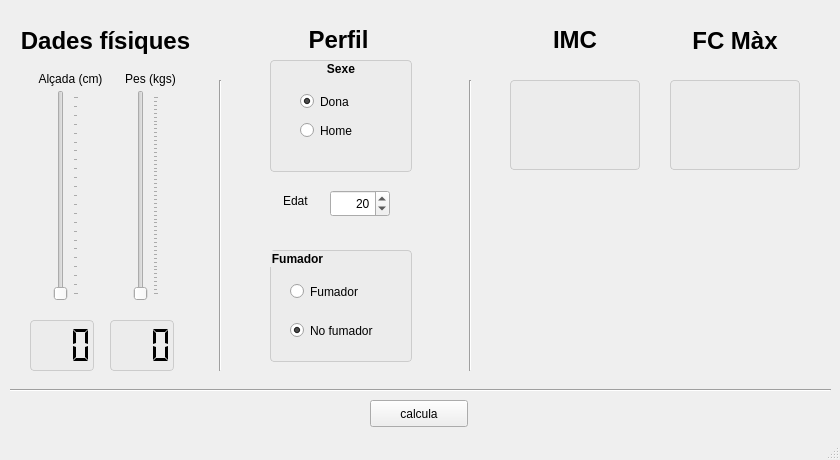
<?xml version="1.0" encoding="UTF-8"?>
<ui version="4.0">
 <class>MainWindow</class>
 <widget class="QMainWindow" name="MainWindow">
  <property name="geometry">
   <rect>
    <x>0</x>
    <y>0</y>
    <width>840</width>
    <height>460</height>
   </rect>
  </property>
  <property name="minimumSize">
   <size>
    <width>840</width>
    <height>460</height>
   </size>
  </property>
  <property name="maximumSize">
   <size>
    <width>840</width>
    <height>460</height>
   </size>
  </property>
  <property name="windowTitle">
   <string>Health Calculator</string>
  </property>
  <widget class="QWidget" name="centralwidget">
   <widget class="QSlider" name="alcada">
    <property name="geometry">
     <rect>
      <x>50</x>
      <y>90</y>
      <width>29</width>
      <height>211</height>
     </rect>
    </property>
    <property name="maximum">
     <number>220</number>
    </property>
    <property name="orientation">
     <enum>Qt::Vertical</enum>
    </property>
    <property name="tickPosition">
     <enum>QSlider::TicksBelow</enum>
    </property>
    <property name="tickInterval">
     <number>0</number>
    </property>
   </widget>
   <widget class="QSlider" name="pes">
    <property name="geometry">
     <rect>
      <x>130</x>
      <y>90</y>
      <width>29</width>
      <height>211</height>
     </rect>
    </property>
    <property name="maximum">
     <number>500</number>
    </property>
    <property name="orientation">
     <enum>Qt::Vertical</enum>
    </property>
    <property name="tickPosition">
     <enum>QSlider::TicksBelow</enum>
    </property>
   </widget>
   <widget class="QLCDNumber" name="lcdAlcada">
    <property name="geometry">
     <rect>
      <x>30</x>
      <y>320</y>
      <width>64</width>
      <height>51</height>
     </rect>
    </property>
    <property name="font">
     <font>
      <weight>75</weight>
      <bold>true</bold>
     </font>
    </property>
    <property name="styleSheet">
     <string notr="true">background-color: rgb(236,236,236);
border: 1px solid rgb(204,204,204);
border-radius: 4px;</string>
    </property>
    <property name="frameShadow">
     <enum>QFrame::Plain</enum>
    </property>
    <property name="numDigits">
     <number>3</number>
    </property>
    <property name="segmentStyle">
     <enum>QLCDNumber::Flat</enum>
    </property>
   </widget>
   <widget class="QLCDNumber" name="lcdPes">
    <property name="geometry">
     <rect>
      <x>110</x>
      <y>320</y>
      <width>64</width>
      <height>51</height>
     </rect>
    </property>
    <property name="font">
     <font>
      <weight>75</weight>
      <bold>true</bold>
     </font>
    </property>
    <property name="styleSheet">
     <string notr="true">background-color: rgb(236,236,236);
border: 1px solid rgb(204,204,204);
border-radius: 4px;</string>
    </property>
    <property name="frameShadow">
     <enum>QFrame::Plain</enum>
    </property>
    <property name="numDigits">
     <number>3</number>
    </property>
    <property name="segmentStyle">
     <enum>QLCDNumber::Flat</enum>
    </property>
   </widget>
   <widget class="QSpinBox" name="edat">
    <property name="geometry">
     <rect>
      <x>330</x>
      <y>190</y>
      <width>60</width>
      <height>27</height>
     </rect>
    </property>
    <property name="minimumSize">
     <size>
      <width>60</width>
      <height>27</height>
     </size>
    </property>
    <property name="maximumSize">
     <size>
      <width>60</width>
      <height>27</height>
     </size>
    </property>
    <property name="alignment">
     <set>Qt::AlignRight|Qt::AlignTrailing|Qt::AlignVCenter</set>
    </property>
    <property name="minimum">
     <number>1</number>
    </property>
    <property name="value">
     <number>20</number>
    </property>
   </widget>
   <widget class="Line" name="line">
    <property name="geometry">
     <rect>
      <x>210</x>
      <y>80</y>
      <width>20</width>
      <height>291</height>
     </rect>
    </property>
    <property name="orientation">
     <enum>Qt::Vertical</enum>
    </property>
   </widget>
   <widget class="QPushButton" name="calcula">
    <property name="geometry">
     <rect>
      <x>370</x>
      <y>400</y>
      <width>98</width>
      <height>27</height>
     </rect>
    </property>
    <property name="text">
     <string>calcula</string>
    </property>
   </widget>
   <widget class="Line" name="line_2">
    <property name="geometry">
     <rect>
      <x>460</x>
      <y>80</y>
      <width>20</width>
      <height>291</height>
     </rect>
    </property>
    <property name="orientation">
     <enum>Qt::Vertical</enum>
    </property>
   </widget>
   <widget class="Line" name="line_3">
    <property name="geometry">
     <rect>
      <x>10</x>
      <y>380</y>
      <width>821</width>
      <height>20</height>
     </rect>
    </property>
    <property name="orientation">
     <enum>Qt::Horizontal</enum>
    </property>
   </widget>
   <widget class="QLabel" name="label">
    <property name="geometry">
     <rect>
      <x>20</x>
      <y>20</y>
      <width>171</width>
      <height>41</height>
     </rect>
    </property>
    <property name="font">
     <font>
      <pointsize>18</pointsize>
      <weight>75</weight>
      <bold>true</bold>
     </font>
    </property>
    <property name="text">
     <string>Dades físiques</string>
    </property>
    <property name="alignment">
     <set>Qt::AlignCenter</set>
    </property>
   </widget>
   <widget class="QLabel" name="label_2">
    <property name="geometry">
     <rect>
      <x>253</x>
      <y>30</y>
      <width>171</width>
      <height>20</height>
     </rect>
    </property>
    <property name="font">
     <font>
      <pointsize>18</pointsize>
      <weight>75</weight>
      <bold>true</bold>
     </font>
    </property>
    <property name="text">
     <string>Perfil</string>
    </property>
    <property name="alignment">
     <set>Qt::AlignCenter</set>
    </property>
   </widget>
   <widget class="QLabel" name="label_3">
    <property name="geometry">
     <rect>
      <x>510</x>
      <y>30</y>
      <width>130</width>
      <height>20</height>
     </rect>
    </property>
    <property name="font">
     <font>
      <pointsize>18</pointsize>
      <weight>75</weight>
      <bold>true</bold>
     </font>
    </property>
    <property name="text">
     <string>IMC</string>
    </property>
    <property name="alignment">
     <set>Qt::AlignCenter</set>
    </property>
   </widget>
   <widget class="QLabel" name="label_4">
    <property name="geometry">
     <rect>
      <x>670</x>
      <y>30</y>
      <width>130</width>
      <height>21</height>
     </rect>
    </property>
    <property name="minimumSize">
     <size>
      <width>130</width>
      <height>0</height>
     </size>
    </property>
    <property name="maximumSize">
     <size>
      <width>130</width>
      <height>16777215</height>
     </size>
    </property>
    <property name="font">
     <font>
      <pointsize>18</pointsize>
      <weight>75</weight>
      <bold>true</bold>
     </font>
    </property>
    <property name="text">
     <string>FC Màx</string>
    </property>
    <property name="alignment">
     <set>Qt::AlignCenter</set>
    </property>
   </widget>
   <widget class="QLabel" name="label_5">
    <property name="geometry">
     <rect>
      <x>30</x>
      <y>70</y>
      <width>81</width>
      <height>17</height>
     </rect>
    </property>
    <property name="text">
     <string>Alçada (cm)</string>
    </property>
    <property name="alignment">
     <set>Qt::AlignCenter</set>
    </property>
   </widget>
   <widget class="QLabel" name="label_6">
    <property name="geometry">
     <rect>
      <x>110</x>
      <y>70</y>
      <width>81</width>
      <height>17</height>
     </rect>
    </property>
    <property name="text">
     <string>Pes (kgs)</string>
    </property>
    <property name="alignment">
     <set>Qt::AlignCenter</set>
    </property>
   </widget>
   <widget class="QLabel" name="label_9">
    <property name="geometry">
     <rect>
      <x>283</x>
      <y>190</y>
      <width>51</width>
      <height>21</height>
     </rect>
    </property>
    <property name="text">
     <string>Edat</string>
    </property>
    <property name="alignment">
     <set>Qt::AlignLeading|Qt::AlignLeft|Qt::AlignVCenter</set>
    </property>
   </widget>
   <widget class="QLabel" name="fcmax">
    <property name="geometry">
     <rect>
      <x>670</x>
      <y>80</y>
      <width>130</width>
      <height>90</height>
     </rect>
    </property>
    <property name="minimumSize">
     <size>
      <width>130</width>
      <height>90</height>
     </size>
    </property>
    <property name="maximumSize">
     <size>
      <width>130</width>
      <height>90</height>
     </size>
    </property>
    <property name="font">
     <font>
      <pointsize>20</pointsize>
      <weight>75</weight>
      <bold>true</bold>
     </font>
    </property>
    <property name="styleSheet">
     <string notr="true">background-color: rgb(236,236,236);
border: 1px solid rgb(204,204,204);
border-radius: 4px;</string>
    </property>
    <property name="text">
     <string/>
    </property>
    <property name="alignment">
     <set>Qt::AlignCenter</set>
    </property>
   </widget>
   <widget class="QLabel" name="imc">
    <property name="geometry">
     <rect>
      <x>510</x>
      <y>80</y>
      <width>130</width>
      <height>90</height>
     </rect>
    </property>
    <property name="minimumSize">
     <size>
      <width>130</width>
      <height>90</height>
     </size>
    </property>
    <property name="maximumSize">
     <size>
      <width>130</width>
      <height>90</height>
     </size>
    </property>
    <property name="font">
     <font>
      <pointsize>20</pointsize>
      <weight>75</weight>
      <bold>true</bold>
     </font>
    </property>
    <property name="styleSheet">
     <string notr="true">background-color: rgb(236,236,236);
border: 1px solid rgb(204,204,204);
border-radius: 4px;</string>
    </property>
    <property name="text">
     <string/>
    </property>
    <property name="alignment">
     <set>Qt::AlignCenter</set>
    </property>
   </widget>
   <widget class="QLabel" name="imgResult">
    <property name="geometry">
     <rect>
      <x>490</x>
      <y>180</y>
      <width>331</width>
      <height>191</height>
     </rect>
    </property>
    <property name="text">
     <string/>
    </property>
    <property name="scaledContents">
     <bool>true</bool>
    </property>
    <property name="alignment">
     <set>Qt::AlignCenter</set>
    </property>
   </widget>
   <widget class="QGroupBox" name="sexe">
    <property name="geometry">
     <rect>
      <x>270</x>
      <y>60</y>
      <width>142</width>
      <height>112</height>
     </rect>
    </property>
    <property name="minimumSize">
     <size>
      <width>142</width>
      <height>112</height>
     </size>
    </property>
    <property name="maximumSize">
     <size>
      <width>142</width>
      <height>112</height>
     </size>
    </property>
    <property name="font">
     <font>
      <weight>75</weight>
      <bold>true</bold>
     </font>
    </property>
    <property name="styleSheet">
     <string notr="true">#sexe{
background-color: rgb(236,236,236);
border: 1px solid rgb(204,204,204);
border-radius: 4px;
}</string>
    </property>
    <property name="title">
     <string>Sexe</string>
    </property>
    <property name="alignment">
     <set>Qt::AlignCenter</set>
    </property>
    <property name="flat">
     <bool>false</bool>
    </property>
    <widget class="QWidget" name="layoutWidget">
     <property name="geometry">
      <rect>
       <x>30</x>
       <y>30</y>
       <width>71</width>
       <height>52</height>
      </rect>
     </property>
     <layout class="QVBoxLayout" name="verticalLayout">
      <property name="spacing">
       <number>10</number>
      </property>
      <item>
       <widget class="QRadioButton" name="dona">
        <property name="styleSheet">
         <string notr="true">border: 0px solid rgb(204,204,204);</string>
        </property>
        <property name="text">
         <string>Dona</string>
        </property>
        <property name="checked">
         <bool>true</bool>
        </property>
       </widget>
      </item>
      <item>
       <widget class="QRadioButton" name="home">
        <property name="styleSheet">
         <string notr="true">border: 0px solid rgb(204,204,204);</string>
        </property>
        <property name="text">
         <string>Home</string>
        </property>
       </widget>
      </item>
     </layout>
    </widget>
   </widget>
   <widget class="QGroupBox" name="fumador">
    <property name="geometry">
     <rect>
      <x>270</x>
      <y>250</y>
      <width>142</width>
      <height>112</height>
     </rect>
    </property>
    <property name="minimumSize">
     <size>
      <width>142</width>
      <height>112</height>
     </size>
    </property>
    <property name="maximumSize">
     <size>
      <width>142</width>
      <height>112</height>
     </size>
    </property>
    <property name="font">
     <font>
      <weight>75</weight>
      <bold>true</bold>
     </font>
    </property>
    <property name="styleSheet">
     <string notr="true">#fumador{
background-color: rgb(236,236,236);
border: 1px solid rgb(204,204,204);
border-radius: 4px;
}</string>
    </property>
    <property name="title">
     <string>Fumador</string>
    </property>
    <widget class="QWidget" name="layoutWidget">
     <property name="geometry">
      <rect>
       <x>20</x>
       <y>20</y>
       <width>113</width>
       <height>83</height>
      </rect>
     </property>
     <layout class="QVBoxLayout" name="verticalLayout_2">
      <property name="spacing">
       <number>10</number>
      </property>
      <item>
       <widget class="QRadioButton" name="fumador">
        <property name="styleSheet">
         <string notr="true">border: 0px solid rgb(204,204,204);</string>
        </property>
        <property name="text">
         <string>Fumador</string>
        </property>
       </widget>
      </item>
      <item>
       <widget class="QRadioButton" name="no_fumador">
        <property name="styleSheet">
         <string notr="true">border: 0px solid rgb(204,204,204);</string>
        </property>
        <property name="text">
         <string>No fumador</string>
        </property>
        <property name="checked">
         <bool>true</bool>
        </property>
       </widget>
      </item>
     </layout>
    </widget>
   </widget>
   <zorder>fumador</zorder>
   <zorder>sexe</zorder>
   <zorder>alcada</zorder>
   <zorder>pes</zorder>
   <zorder>lcdAlcada</zorder>
   <zorder>lcdPes</zorder>
   <zorder>edat</zorder>
   <zorder>line</zorder>
   <zorder>calcula</zorder>
   <zorder>line_2</zorder>
   <zorder>line_3</zorder>
   <zorder>label</zorder>
   <zorder>label_2</zorder>
   <zorder>label_3</zorder>
   <zorder>label_4</zorder>
   <zorder>label_5</zorder>
   <zorder>label_6</zorder>
   <zorder>label_9</zorder>
   <zorder>fcmax</zorder>
   <zorder>imc</zorder>
   <zorder>imgResult</zorder>
  </widget>
  <widget class="QStatusBar" name="statusbar"/>
 </widget>
 <tabstops>
  <tabstop>alcada</tabstop>
  <tabstop>pes</tabstop>
  <tabstop>dona</tabstop>
  <tabstop>home</tabstop>
  <tabstop>edat</tabstop>
  <tabstop>fumador</tabstop>
  <tabstop>no_fumador</tabstop>
  <tabstop>calcula</tabstop>
 </tabstops>
 <resources/>
 <connections>
  <connection>
   <sender>alcada</sender>
   <signal>valueChanged(int)</signal>
   <receiver>lcdAlcada</receiver>
   <slot>display(int)</slot>
   <hints>
    <hint type="sourcelabel">
     <x>64</x>
     <y>283</y>
    </hint>
    <hint type="destinationlabel">
     <x>49</x>
     <y>324</y>
    </hint>
   </hints>
  </connection>
  <connection>
   <sender>pes</sender>
   <signal>valueChanged(int)</signal>
   <receiver>lcdPes</receiver>
   <slot>display(int)</slot>
   <hints>
    <hint type="sourcelabel">
     <x>142</x>
     <y>210</y>
    </hint>
    <hint type="destinationlabel">
     <x>166</x>
     <y>321</y>
    </hint>
   </hints>
  </connection>
 </connections>
</ui>
